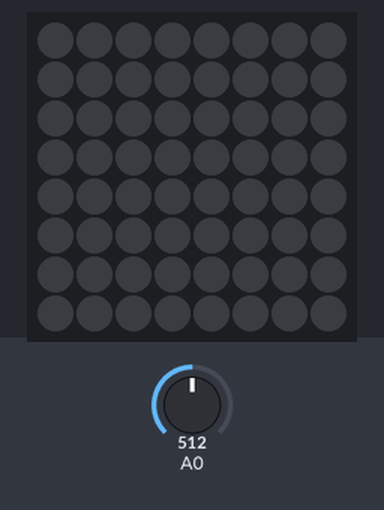
The sketch below on a simulated Arduino Uno, built with avr-gcc and run on an emulated ATmega328P. Parts: 8×8 RGB LED matrix (first LED top left, wired row by row). The test bench sets the inputs (shaded band); at power-on: A0 = 512.

Above: at 1.2 s.
1.3 s: A0 set to 716
2.9 s: A0 set to 1023
At 2.97 s:
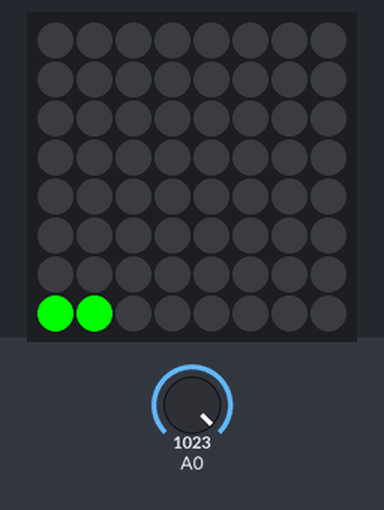
4.5 s: A0 set to 122
At 4.54 s:
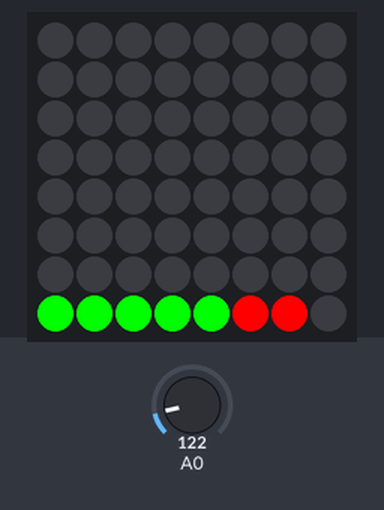
Timing chart, 0 to 7.5 s (numbered marks = the images above; inputs shaded):
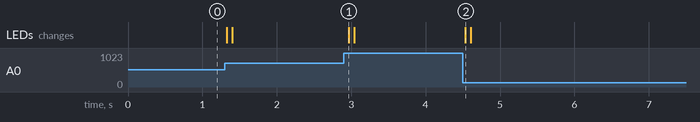

Measured:
- after the input at 2.9 s, the LEDs: change after 0.07 s (image 1)
- after the input at 4.5 s, the LEDs: change at once (image 2)

The sketch:

SoundLevel.ino
```cpp
/****************************************
Scrolling Sound Meter Sketch for the
Adafruit Microphone Amplifier
****************************************/

#include <Wire.h>
#include "Adafruit_LEDBackpack.h"
#include "Adafruit_GFX.h"

// Include the Matrix code for display
Adafruit_BicolorMatrix matrix = Adafruit_BicolorMatrix();

const int maxScale = 8;
const int redZone = 5;

const int sampleWindow = 75; // Sample window width in mS (50 mS = 20Hz)
unsigned int sample;

void setup()
{
   analogReference(EXTERNAL);
   Serial.begin(9600);

   matrix.begin(0x70);  // pass in the address
}


void loop()
{
   unsigned long startMillis= millis();  // Start of sample window
   unsigned int peakToPeak = 0;   // peak-to-peak level

   unsigned int signalMax = 0;
   unsigned int signalMin = 1024;

   while (millis() - startMillis < sampleWindow)
   {
      sample = analogRead(0);
      if (sample < 1024)  // toss out spurious readings
      {
         if (sample > signalMax)
         {
            signalMax = sample;  // save just the max levels
         }
         else if (sample < signalMin)
         {
            signalMin = sample;  // save just the min levels
         }
      }
   }
   peakToPeak = signalMax - signalMin;

   // map 1v p-p level to the max scale of the display
   int displayPeak = map(peakToPeak, 0, 1023, 0, maxScale);

   // Update the display:
   for (int i = 0; i < 7; i++)  // shift the display left
   {
      matrix.displaybuffer[i] = matrix.displaybuffer[i+1];
   }

   // draw the new sample
   for (int i = 0; i <= maxScale; i++)
   {
      if (i >= displayPeak)  // blank these pixels
      {
         matrix.drawPixel(i, 7, 0);
      }
      else if (i < redZone) // draw in green
      {
         matrix.drawPixel(i, 7, LED_GREEN);
      }
      else // Red Alert!  Red Alert!
      {
         matrix.drawPixel(i, 7, LED_RED);
      }
   }
   matrix.writeDisplay();  // write the changes we just made to the display
}
```
